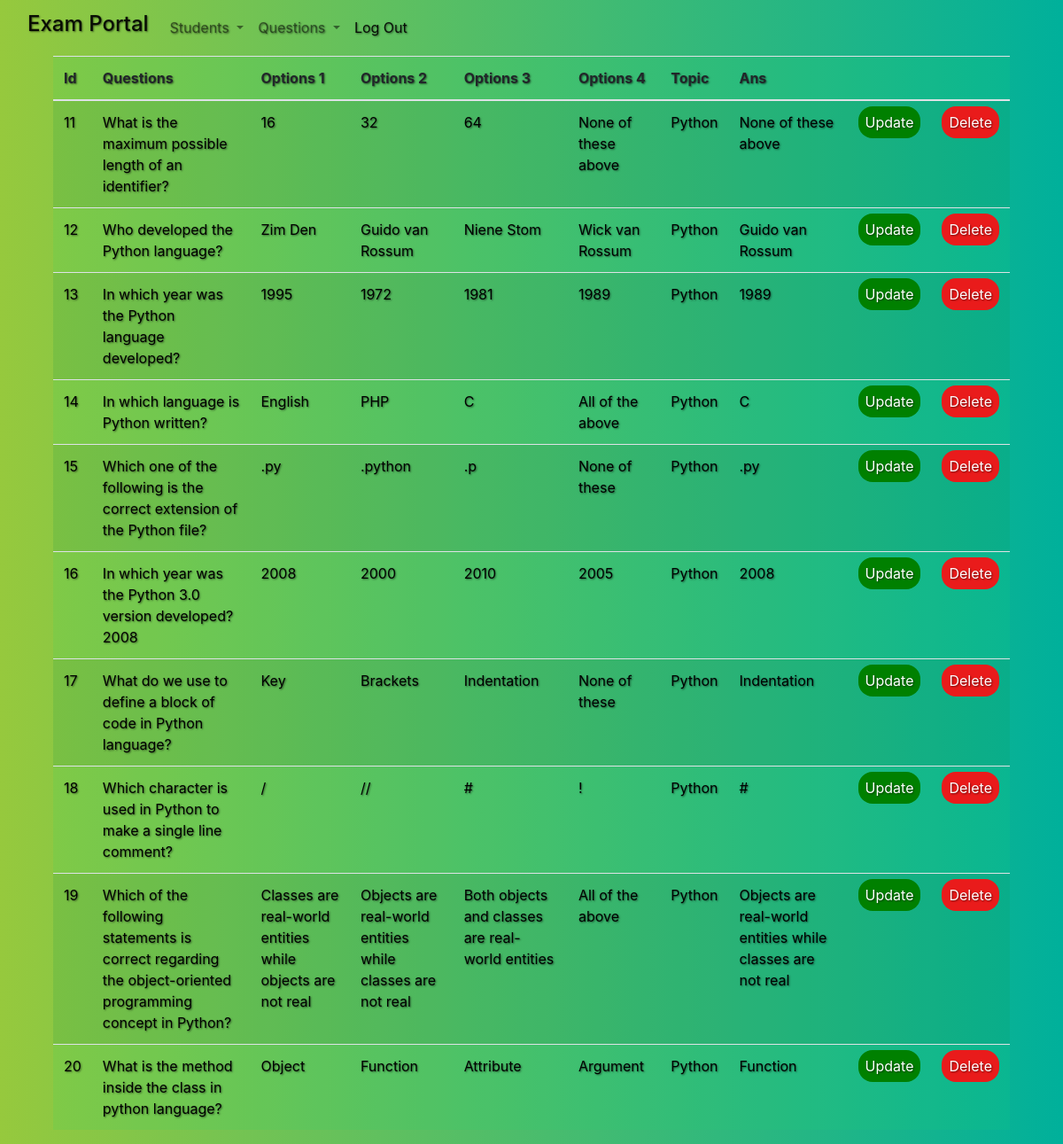
The app's page /admin/question.php (signed in), older data.
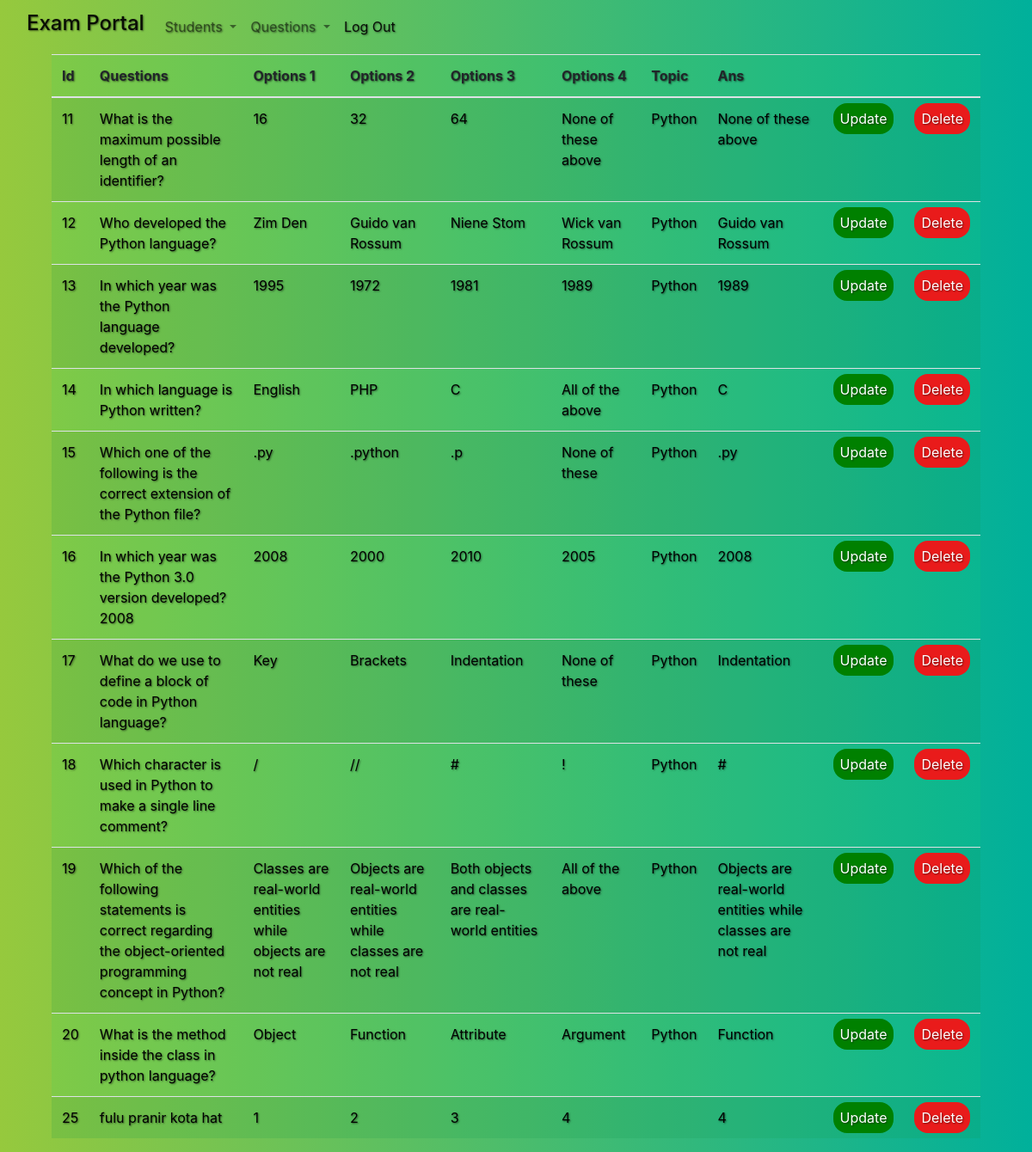
The same page, newer data.
### tables this page shows
CREATE TABLE `questions` (
  `id` int(11) NOT NULL,
  `question` varchar(256) NOT NULL,
  `option1` varchar(256) NOT NULL,
  `option2` varchar(256) NOT NULL,
  `options3` varchar(256) NOT NULL,
  `options4` varchar(256) NOT NULL,
  `ans` varchar(256) NOT NULL,
  `topic` int(11) NOT NULL
);

CREATE TABLE `topic` (
  `id` int(11) NOT NULL,
  `topic_name` varchar(256) NOT NULL
);

### admin/include/view_questions.php (the view)
<div style="width: 90% ; margin: auto; overflow: auto;">
    <table class="table table-striped" style="background-color: #f8c200;">
        <thead>
            <th>Id</th>
            <th>Questions</th>
            <th>Options 1</th>
            <th>Options 2</th>
            <th>Options 3</th>
            <th>Options 4</th>
            <th>Topic</th>
            <th>Ans</th>
            <th></th>
            <th></th>
        </thead>
        <tbody>
            <?php
            $query = "SELECT * FROM questions";
            $result = mysqli_query($connect, $query);
            while ($row = mysqli_fetch_assoc($result)) {
                $topic_id = $row['topic'];
                $querys = "SELECT * FROM topic WHERE id = '$topic_id'";
                $results = mysqli_query($connect, $querys);
                $rows = mysqli_fetch_assoc($results);
            ?>
                <tr>
                    <td><?php echo $row['id'];         ?></td>
                    <td><?php echo $row['question'];         ?></td>
                    <td><?php echo $row['option1'];         ?></td>
                    <td><?php echo $row['option2'];         ?></td>
                    <td><?php echo $row['options3'];         ?></td>
                    <td><?php echo $row['options4'];         ?></td>
                    <td><?php echo $rows['topic_name'];          ?></td>
                    <td><?php echo $row['ans'];         ?></td>
                    <td><a name='update' style="text-decoration: none; color: green;" href="./question.php?action=update_question&value=<?php echo $row['id'] ?>">Update</a></td>
                    <td><a name='delete' onclick="return confirm('Are you sure you want to delete?')" style="text-decoration: none; color: red ;" href="./question.php?action=delete_question&data=<?php echo $row['id'] ?>">Delete</a></td>
                </tr>
            <?php }  ?>
        </tbody>
    </table>
</div>

Row changes from the older to the newer data that the page shows:
added questions: id "25", question "fulu pranir kota hat", option1 "1", option2 "2", options3 "3", options4 "4", ans "4"
